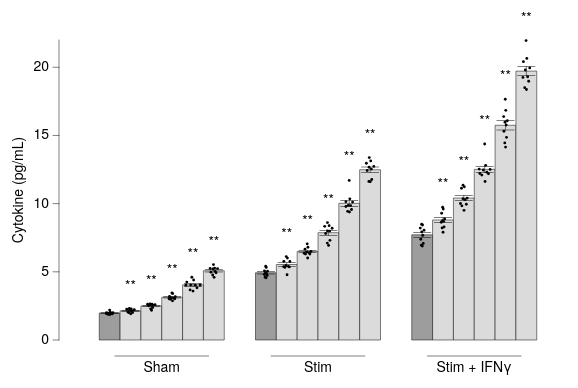

Vega-Lite specification stored for this chart:
### Vega-Lite specification from a JSON file in a GitHub repository (floating-point values rounded to 4 significant figures; data arrays with more than 128 entries replaced by an {"elided": "..."} marker saying what was removed)
{"background": null, "config": {"arc": {"fill": "#DBDBDB", "fillOpacity": 1.0, "innerRadius": 37.5, "padAngle": 0.03, "stroke": "black", "strokeOpacity": 1, "strokeWidth": 0.25}, "area": {"fill": "#DBDBDB", "fillOpacity": 1.0, "stroke": "black", "strokeOpacity": 1, "strokeWidth": 0.25}, "axis": {"domain": true, "domainCap": "round", "domainColor": "black", "domainWidth": 0.25, "grid": false, "gridCap": "round", "gridColor": "#F1F1F1", "gridDash": [0, 0], "gridOpacity": 1.0, "gridWidth": 0.25, "labelColor": "black", "labelFont": "Helvetica Neue, HelveticaNeue, Helvetica, Arial, sans-serif", "labelFontSize": 7, "labelFontStyle": "normal", "labelFontWeight": 400, "offset": 4.5, "ticks": true, "tickCap": "round", "tickColor": "black", "tickRound": false, "tickSize": 3, "tickWidth": 0.25, "titleColor": "black", "titleFont": "Helvetica Neue, HelveticaNeue, Helvetica, Arial, sans-serif", "titleFontSize": 7, "titleFontStyle": "normal", "titleFontWeight": 400}, "axisX": {"domain": false, "labelAlign": "center", "labelAngle": 0, "labels": true, "ticks": false, "translate": 0}, "axisY": {"domain": true, "labelAlign": "right", "labelAngle": 0, "labels": true, "ticks": true, "translate": 0}, "axisRight": {"domain": true, "labelAlign": "left", "labelAngle": 0, "labels": true, "ticks": true, "translate": 0}, "axisTop": {"domain": false, "labelAlign": "center", "labelAngle": 0, "labels": true, "ticks": false, "translate": 0}, "axisBand": {"tickOffset": 0}, "bar": {"fill": "#DBDBDB", "fillOpacity": 1.0, "stroke": "black", "strokeOpacity": 1, "strokeWidth": 0.25}, "boxplot": {"size": 13.5, "ticks": {"cornerRadius": 0.25, "fill": "black", "opacity": 1, "size": 6.75, "thickness": 0.25}, "box": {"fillOpacity": 1.0, "stroke": "black", "strokeOpacity": 1, "strokeWidth": 0.25}, "median": {"cornerRadius": 0, "fill": "black", "fillOpacity": 1.0, "opacity": 1, "size": 13.5, "thickness": 0.25}, "rule": {"fill": "black", "fillOpacity": 1.0, "size": 15.0, "stroke": "black", "strokeDash": [0, 0], "strokeOpacity": 1, "strokeWidth": 0.25}, "outliers": {"color": "black", "fill": "black", "fillOpacity": 1.0, "size": 0, "stroke": "black", "strokeOpacity": 1, "strokeWidth": 0.25}}, "circle": {"fill": "black", "fillOpacity": 1.0, "size": 1.875, "stroke": null, "strokeOpacity": 1, "strokeWidth": 0.25}, "errorband": {"band": {"fillOpacity": 0.6, "stroke": null, "strokeWidth": 0.25, "strokeOpacity": 1}, "borders": {"opacity": 0, "strokeOpacity": 0.25, "strokeWidth": 1}}, "errorbar": {"opacity": 1, "rule": {"strokeDash": [0, 0], "strokeWidth": 0.25}, "ticks": {"color": "black", "cornerRadius": 0.125, "opacity": 1, "size": 9.0, "thickness": 0.25}, "thickness": 0.25}, "font": "Helvetica Neue, HelveticaNeue, Helvetica, Arial, sans-serif", "geoshape": {"fill": "#DBDBDB", "fillOpacity": 1.0, "stroke": "black", "strokeOpacity": 1, "strokeWidth": 0.25}, "header": {"labelColor": "black", "labelFont": "Helvetica Neue, HelveticaNeue, Helvetica, Arial, sans-serif", "labelFontSize": 7, "labelFontStyle": "normal", "labelFontWeight": 400, "titleColor": "black", "titleFont": "Helvetica Neue, HelveticaNeue, Helvetica, Arial, sans-serif", "titleFontSize": 7, "titleFontStyle": "normal", "titleFontWeight": 400, "titlePadding": 0}, "legend": {"disable": false, "offset": 4.5, "titlePadding": 4, "labelOffset": 2, "gradientLabelOffset": 2, "gradientLength": 75.0, "gradientThickness": 7.5, "gradientOpacity": 1.0, "gradientStrokeColor": "black", "gradientStrokeWidth": 0.25, "labelColor": "black", "labelFont": "Helvetica Neue, HelveticaNeue, Helvetica, Arial, sans-serif", "labelFontSize": 7, "labelFontStyle": "normal", "labelFontWeight": 400, "strokeColor": "black", "strokeWidth": 0, "symbolSize": 42, "symbolStrokeColor": "black", "symbolStrokeWidth": 0.25, "titleColor": "black", "titleFont": "Helvetica Neue, HelveticaNeue, Helvetica, Arial, sans-serif", "titleFontSize": 7, "titleFontStyle": "normal", "titleFontWeight": 400}, "line": {"color": "black", "stroke": "black", "strokeCap": "butt", "strokeDash": [0, 0], "strokeOpacity": 1, "strokeWidth": 0.5}, "point": {"filled": true, "fill": "#DBDBDB", "fillOpacity": 1.0, "size": 7.5, "stroke": "black", "strokeOpacity": 1, "strokeWidth": 0.25}, "range": {"category": ["#B2B2B2", "#636363", "#4A7CD3", "#008542", "#382864", "#509F98", "#284F93", "#005226", "#A398D6", "#173633"], "diverging": {"scheme": ["#6F572A", "#876E43", "#9E875F", "#B5A17F", "#CABBA2", "#DCD6CC", "#F4F1E9", "#C9D7DA", "#9DBFC6", "#78A5AF", "#558B96", "#36717C", "#1A5762"]}, "heatmap": {"scheme": ["#32022B", "#43044D", "#4C196E", "#4D338C", "#484DA6", "#3A68BB", "#1D83CA", "#1D9CCB", "#23B5C9", "#28CDC5", "#4DE0B4", "#91EE9F"]}, "ordinal": {"scheme": ["#F1F1F1", "#DBDBDB", "#C6C6C6", "#B2B2B2", "#9D9D9D", "#898989", "#767676", "#636363", "#515151", "#404040", "#2F2F2F", "#1F1F1F"]}, "ramp": {"scheme": ["#32022B", "#43044D", "#4C196E", "#4D338C", "#484DA6", "#3A68BB", "#1D83CA", "#1D9CCB", "#23B5C9", "#28CDC5", "#4DE0B4", "#91EE9F"]}}, "rule": {"color": "black", "stroke": "black", "strokeCap": "round", "strokeDash": [2, 2], "strokeOpacity": 1, "strokeWidth": 0.25}, "scale": {"bandPaddingInner": 0.1, "bandPaddingOuter": 0.1, "round": false}, "rect": {"fill": "#DBDBDB", "fillOpacity": 1.0, "stroke": "black", "strokeOpacity": 1, "strokeWidth": 0.25}, "square": {"fill": "#DBDBDB", "fillOpacity": 1.0, "size": 15.0, "stroke": "black", "strokeOpacity": 1, "strokeWidth": 0.25}, "text": {"color": "black", "font": "Helvetica Neue, HelveticaNeue, Helvetica, Arial, sans-serif", "fontSize": 7, "fontStyle": "normal", "fontWeight": 400}, "tick": {"color": "black", "cornerRadius": 0.125, "opacity": 1.0, "size": 13.5, "thickness": 0.25}, "title": {"anchor": "middle", "frame": "group", "color": "black", "font": "Helvetica Neue, HelveticaNeue, Helvetica, Arial, sans-serif", "fontSize": 7, "fontStyle": "normal", "fontWeight": 400, "subtitleColor": "black", "subtitleFont": "Helvetica Neue, HelveticaNeue, Helvetica, Arial, sans-serif", "subtitleFontSize": "Helvetica Neue, HelveticaNeue, Helvetica, Arial, sans-serif", "subtitleFontStyle": "normal", "subtitleFontWeight": 400}, "trail": {"color": "black", "opacity": 1, "size": 0.5}, "view": {"continuousWidth": 250, "continuousHeight": 150, "discreteWidth": 250, "discreteHeight": 150, "fill": null, "stroke": null, "strokeWidth": 0.25}}, "vconcat": [{"layer": [{"layer": [{"data": {"name": "data-9f034f5143c3ae99e96588757bb17d60"}, "mark": {"type": "bar"}, "encoding": {"fill": {"condition": {"test": "datum.cond === 'Veh'", "value": "#9D9D9D"}, "value": "#DBDBDB"}, "x": {"axis": {"labels": false, "title": null}, "field": "grp", "sort": ["Sham", "Stim", "Stim+IFN"], "title": null, "type": "nominal"}, "xOffset": {"field": "cond", "sort": ["Veh", "1", "3", "10", "30", "100"], "type": "nominal"}, "y": {"aggregate": "mean", "field": "y", "title": "Cytokine (pg/mL)", "type": "quantitative"}}}, {"data": {"name": "data-9f034f5143c3ae99e96588757bb17d60"}, "mark": {"type": "errorbar", "extent": "stderr"}, "encoding": {"x": {"axis": {"labels": false, "title": null}, "field": "grp", "sort": ["Sham", "Stim", "Stim+IFN"], "title": null, "type": "nominal"}, "xOffset": {"field": "cond", "sort": ["Veh", "1", "3", "10", "30", "100"], "type": "nominal"}, "y": {"field": "y", "title": "", "type": "quantitative"}}}, {"layer": [{"data": {"values": [{"grp": "Sham", "cond": "1", "__y": 2.31, "__label": "**", "__dysonsphere__": 1}]}, "mark": {"type": "text", "align": "center", "baseline": "bottom", "dy": -8.0, "fontSize": 7}, "encoding": {"text": {"field": "__label", "type": "nominal"}, "x": {"axis": {"labels": false, "title": null}, "field": "grp", "sort": ["Sham", "Stim", "Stim+IFN"], "type": "nominal"}, "xOffset": {"field": "cond", "sort": ["Veh", "1", "3", "10", "30", "100"], "type": "nominal"}, "y": {"field": "__y", "type": "quantitative"}}}, {"data": {"values": [{"grp": "Sham", "cond": "3", "__y": 2.65, "__label": "**", "__dysonsphere__": 1}]}, "mark": {"type": "text", "align": "center", "baseline": "bottom", "dy": -8.0, "fontSize": 7}, "encoding": {"text": {"field": "__label", "type": "nominal"}, "x": {"axis": {"labels": false, "title": null}, "field": "grp", "sort": ["Sham", "Stim", "Stim+IFN"], "type": "nominal"}, "xOffset": {"field": "cond", "sort": ["Veh", "1", "3", "10", "30", "100"], "type": "nominal"}, "y": {"field": "__y", "type": "quantitative"}}}, {"data": {"values": [{"grp": "Sham", "cond": "10", "__y": 3.447, "__label": "**", "__dysonsphere__": 1}]}, "mark": {"type": "text", "align": "center", "baseline": "bottom", "dy": -8.0, "fontSize": 7}, "encoding": {"text": {"field": "__label", "type": "nominal"}, "x": {"axis": {"labels": false, "title": null}, "field": "grp", "sort": ["Sham", "Stim", "Stim+IFN"], "type": "nominal"}, "xOffset": {"field": "cond", "sort": ["Veh", "1", "3", "10", "30", "100"], "type": "nominal"}, "y": {"field": "__y", "type": "quantitative"}}}, {"data": {"values": [{"grp": "Sham", "cond": "30", "__y": 4.601, "__label": "**", "__dysonsphere__": 1}]}, "mark": {"type": "text", "align": "center", "baseline": "bottom", "dy": -8.0, "fontSize": 7}, "encoding": {"text": {"field": "__label", "type": "nominal"}, "x": {"axis": {"labels": false, "title": null}, "field": "grp", "sort": ["Sham", "Stim", "Stim+IFN"], "type": "nominal"}, "xOffset": {"field": "cond", "sort": ["Veh", "1", "3", "10", "30", "100"], "type": "nominal"}, "y": {"field": "__y", "type": "quantitative"}}}, {"data": {"values": [{"grp": "Sham", "cond": "100", "__y": 5.53, "__label": "**", "__dysonsphere__": 1}]}, "mark": {"type": "text", "align": "center", "baseline": "bottom", "dy": -8.0, "fontSize": 7}, "encoding": {"text": {"field": "__label", "type": "nominal"}, "x": {"axis": {"labels": false, "title": null}, "field": "grp", "sort": ["Sham", "Stim", "Stim+IFN"], "type": "nominal"}, "xOffset": {"field": "cond", "sort": ["Veh", "1", "3", "10", "30", "100"], "type": "nominal"}, "y": {"field": "__y", "type": "quantitative"}}}, {"data": {"values": [{"grp": "Stim", "cond": "1", "__y": 6.119, "__label": "**", "__dysonsphere__": 1}]}, "mark": {"type": "text", "align": "center", "baseline": "bottom", "dy": -8.0, "fontSize": 7}, "encoding": {"text": {"field": "__label", "type": "nominal"}, "x": {"axis": {"labels": false, "title": null}, "field": "grp", "sort": ["Sham", "Stim", "Stim+IFN"], "type": "nominal"}, "xOffset": {"field": "cond", "sort": ["Veh", "1", "3", "10", "30", "100"], "type": "nominal"}, "y": {"field": "__y", "type": "quantitative"}}}, {"data": {"values": [{"grp": "Stim", "cond": "3", "__y": 7.053, "__label": "**", "__dysonsphere__": 1}]}, "mark": {"type": "text", "align": "center", "baseline": "bottom", "dy": -8.0, "fontSize": 7}, "encoding": {"text": {"field": "__label", "type": "nominal"}, "x": {"axis": {"labels": false, "title": null}, "field": "grp", "sort": ["Sham", "Stim", "Stim+IFN"], "type": "nominal"}, "xOffset": {"field": "cond", "sort": ["Veh", "1", "3", "10", "30", "100"], "type": "nominal"}, "y": {"field": "__y", "type": "quantitative"}}}, {"data": {"values": [{"grp": "Stim", "cond": "10", "__y": 8.611, "__label": "**", "__dysonsphere__": 1}]}, "mark": {"type": "text", "align": "center", "baseline": "bottom", "dy": -8.0, "fontSize": 7}, "encoding": {"text": {"field": "__label", "type": "nominal"}, "x": {"axis": {"labels": false, "title": null}, "field": "grp", "sort": ["Sham", "Stim", "Stim+IFN"], "type": "nominal"}, "xOffset": {"field": "cond", "sort": ["Veh", "1", "3", "10", "30", "100"], "type": "nominal"}, "y": {"field": "__y", "type": "quantitative"}}}, {"data": {"values": [{"grp": "Stim", "cond": "30", "__y": 11.7, "__label": "**", "__dysonsphere__": 1}]}, "mark": {"type": "text", "align": "center", "baseline": "bottom", "dy": -8.0, "fontSize": 7}, "encoding": {"text": {"field": "__label", "type": "nominal"}, "x": {"axis": {"labels": false, "title": null}, "field": "grp", "sort": ["Sham", "Stim", "Stim+IFN"], "type": "nominal"}, "xOffset": {"field": "cond", "sort": ["Veh", "1", "3", "10", "30", "100"], "type": "nominal"}, "y": {"field": "__y", "type": "quantitative"}}}, {"data": {"values": [{"grp": "Stim", "cond": "100", "__y": 13.38, "__label": "**", "__dysonsphere__": 1}]}, "mark": {"type": "text", "align": "center", "baseline": "bottom", "dy": -8.0, "fontSize": 7}, "encoding": {"text": {"field": "__label", "type": "nominal"}, "x": {"axis": {"labels": false, "title": null}, "field": "grp", "sort": ["Sham", "Stim", "Stim+IFN"], "type": "nominal"}, "xOffset": {"field": "cond", "sort": ["Veh", "1", "3", "10", "30", "100"], "type": "nominal"}, "y": {"field": "__y", "type": "quantitative"}}}, {"data": {"values": [{"grp": "Stim+IFN", "cond": "1", "__y": 9.734, "__label": "**", "__dysonsphere__": 1}]}, "mark": {"type": "text", "align": "center", "baseline": "bottom", "dy": -8.0, "fontSize": 7}, "encoding": {"text": {"field": "__label", "type": "nominal"}, "x": {"axis": {"labels": false, "title": null}, "field": "grp", "sort": ["Sham", "Stim", "Stim+IFN"], "type": "nominal"}, "xOffset": {"field": "cond", "sort": ["Veh", "1", "3", "10", "30", "100"], "type": "nominal"}, "y": {"field": "__y", "type": "quantitative"}}}, {"data": {"values": [{"grp": "Stim+IFN", "cond": "3", "__y": 11.36, "__label": "**", "__dysonsphere__": 1}]}, "mark": {"type": "text", "align": "center", "baseline": "bottom", "dy": -8.0, "fontSize": 7}, "encoding": {"text": {"field": "__label", "type": "nominal"}, "x": {"axis": {"labels": false, "title": null}, "field": "grp", "sort": ["Sham", "Stim", "Stim+IFN"], "type": "nominal"}, "xOffset": {"field": "cond", "sort": ["Veh", "1", "3", "10", "30", "100"], "type": "nominal"}, "y": {"field": "__y", "type": "quantitative"}}}, {"data": {"values": [{"grp": "Stim+IFN", "cond": "10", "__y": 14.37, "__label": "**", "__dysonsphere__": 1}]}, "mark": {"type": "text", "align": "center", "baseline": "bottom", "dy": -8.0, "fontSize": 7}, "encoding": {"text": {"field": "__label", "type": "nominal"}, "x": {"axis": {"labels": false, "title": null}, "field": "grp", "sort": ["Sham", "Stim", "Stim+IFN"], "type": "nominal"}, "xOffset": {"field": "cond", "sort": ["Veh", "1", "3", "10", "30", "100"], "type": "nominal"}, "y": {"field": "__y", "type": "quantitative"}}}, {"data": {"values": [{"grp": "Stim+IFN", "cond": "30", "__y": 17.66, "__label": "**", "__dysonsphere__": 1}]}, "mark": {"type": "text", "align": "center", "baseline": "bottom", "dy": -8.0, "fontSize": 7}, "encoding": {"text": {"field": "__label", "type": "nominal"}, "x": {"axis": {"labels": false, "title": null}, "field": "grp", "sort": ["Sham", "Stim", "Stim+IFN"], "type": "nominal"}, "xOffset": {"field": "cond", "sort": ["Veh", "1", "3", "10", "30", "100"], "type": "nominal"}, "y": {"field": "__y", "type": "quantitative"}}}, {"data": {"values": [{"grp": "Stim+IFN", "cond": "100", "__y": 21.96, "__label": "**", "__dysonsphere__": 1}]}, "mark": {"type": "text", "align": "center", "baseline": "bottom", "dy": -8.0, "fontSize": 7}, "encoding": {"text": {"field": "__label", "type": "nominal"}, "x": {"axis": {"labels": false, "title": null}, "field": "grp", "sort": ["Sham", "Stim", "Stim+IFN"], "type": "nominal"}, "xOffset": {"field": "cond", "sort": ["Veh", "1", "3", "10", "30", "100"], "type": "nominal"}, "y": {"field": "__y", "type": "quantitative"}}}], "name": "__dysonsphere_88fe601d9184afc5_1"}]}, {"data": {"name": "data-9f034f5143c3ae99e96588757bb17d60"}, "mark": {"type": "circle", "size": 2}, "encoding": {"x": {"axis": {"labels": false, "title": null}, "field": "grp", "sort": ["Sham", "Stim", "Stim+IFN"], "title": null, "type": "nominal"}, "xOffset": {"field": "xoff", "scale": {"domain": [-0.5, 5.5]}, "type": "quantitative"}, "y": {"field": "y", "type": "quantitative"}}}], "resolve": {"scale": {"xOffset": "independent"}}}, {"layer": [{"data": {"name": "data-4f53cda18c2baa0c0354bb5f9a3ecbe5"}, "mark": {"type": "text", "align": "right", "baseline": "middle", "fontSize": 7}, "encoding": {"text": {"field": "__label", "type": "nominal"}, "x": {"value": 0}, "y": {"axis": {"domain": false, "grid": false, "labels": false, "ticks": false, "title": null}, "bandPosition": 0.5, "field": "__label", "scale": {"domain": [], "range": [0, 0]}, "sort": [], "type": "nominal"}}}, {"data": {"values": [{"__dysonsphere__": 1}]}, "mark": {"type": "rule", "color": "black", "strokeDash": [0, 0], "strokeWidth": 0.25}, "encoding": {"x": {"value": 23.44}, "x2": {"value": 70.31}, "y": {"value": 3.0}}}, {"data": {"name": "data-0b2d5ce7eeb564eae97c6f46a23b2e25"}, "mark": {"type": "text", "align": "center", "baseline": "top", "color": "black", "fontSize": 7}, "encoding": {"text": {"field": "__slabel", "type": "nominal"}, "x": {"value": 46.88}, "y": {"value": 5.0}}}, {"data": {"values": [{"__dysonsphere__": 1}]}, "mark": {"type": "rule", "color": "black", "strokeDash": [0, 0], "strokeWidth": 0.25}, "encoding": {"x": {"value": 101.6}, "x2": {"value": 148.4}, "y": {"value": 3.0}}}, {"data": {"name": "data-6d99149c663f66de5f9ec63c1aa3a2f3"}, "mark": {"type": "text", "align": "center", "baseline": "top", "color": "black", "fontSize": 7}, "encoding": {"text": {"field": "__slabel", "type": "nominal"}, "x": {"value": 125.0}, "y": {"value": 5.0}}}, {"data": {"values": [{"__dysonsphere__": 1}]}, "mark": {"type": "rule", "color": "black", "strokeDash": [0, 0], "strokeWidth": 0.25}, "encoding": {"x": {"value": 179.7}, "x2": {"value": 226.6}, "y": {"value": 3.0}}}, {"data": {"name": "data-bcac0d21884155bc25559a703bd6adbb"}, "mark": {"type": "text", "align": "center", "baseline": "top", "color": "black", "fontSize": 7}, "encoding": {"text": {"field": "__slabel", "type": "nominal"}, "x": {"value": 203.1}, "y": {"value": 5.0}}}], "height": 14.0, "view": {"fill": null, "stroke": null}, "width": 250}], "resolve": {"scale": {"x": "shared"}}, "spacing": 0, "$schema": "https://vega.github.io/schema/vega-lite/v6.4.1.json", "datasets": {"data-9f034f5143c3ae99e96588757bb17d60": {"elided": "180 records"}, "data-4f53cda18c2baa0c0354bb5f9a3ecbe5": [], "data-0b2d5ce7eeb564eae97c6f46a23b2e25": [{"__slabel": "Sham", "__dysonsphere__": 1}], "data-6d99149c663f66de5f9ec63c1aa3a2f3": [{"__slabel": "Stim", "__dysonsphere__": 1}], "data-bcac0d21884155bc25559a703bd6adbb": [{"__slabel": "Stim + IFNγ", "__dysonsphere__": 1}]}}
